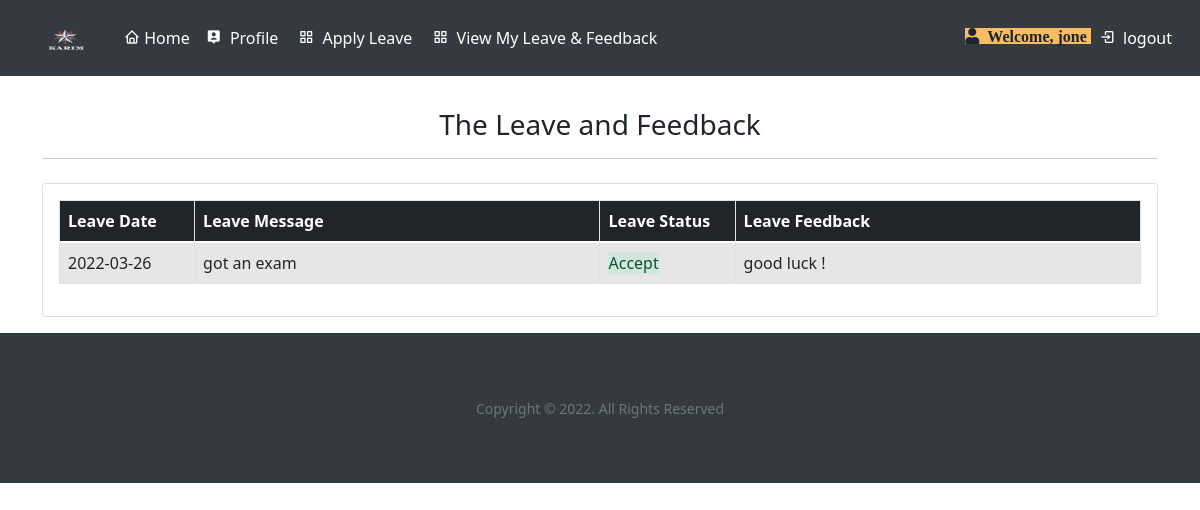
Screenshot of /all_leave/ (signed in) with the database file from the repository.
### DjangoApp/models.py (models this page shows, shortened)
class leaveReport(models.Model):
    customer=models.ForeignKey(Customer, on_delete=models.CASCADE,null=True)
    leave_date=models.CharField(max_length=255)
    leave_message=models.TextField()
    leave_reply=models.TextField(default='null')
    leave_status=models.CharField(max_length=50, default="pending")
    created_date=models.DateTimeField(auto_now_add=True)
    updated_date=models.DateTimeField(auto_now_add=True)

### DjangoApp/views.py (the view)
# urls.py: path('all_leave/', views.allLeave, name='all_leave'),
def allLeave(request):
    if not request.user.is_authenticated:
        messages.error(request, 'You must log in')
        return redirect('login')
    customer=Customer.objects.get(user=request.user.id)
    leave_report=leaveReport.objects.filter(customer=customer)
    context={'leave_report':leave_report}
    return render(request, 'DjangoApp/all_leave.html', context)

### DjangoApp/templates/DjangoApp/all_leave.html (shortened to what this page needs)
{% extends 'DjangoApp/base.html' %}
{% load static %}
{% block body %}
	<div class="container mt-2">
		<h3 style="text-align:center; "> The Leave and Feedback </h3>
          	<hr class="intro-divider">
            <div class="row">
                <div class="col mt-2">
                    <div class="card card-body">
                        <div class="center">
                            <div style="overflow-x:auto;">
                              <table id="data" class="table table-hover table-striped table-bordered pt-2 ">
                                <thead class="bg-dark text-white">
                                    <th width="10%"> Leave Date </th>
                                    <th width="30%"> Leave Message </th>
                                    <th width="10%"> Leave Status </th>
                                    <th width="30%"> Leave Feedback </th>
                                </thead>
                              {% for row in leave_report %}
                                <tr>
                                  <td> {{row.leave_date}} </td>
                                  <td> {{row.leave_message}} </td>
                                  <td>
                                       {% if row.leave_status == "Accept" %}
                                        <span class="alert-success ">Accept</span>
                                        <td> {{row.leave_reply}} </td>
                                        {% elif row.leave_status == "Reject" %}
                                        <span class=" alert-danger">Reject</span>
                                        <td> {{row.leave_reply}} </td>
                                        {% else %}
                                       <b>
                                        <span class="alert-warning">Pending</span>
                                       </b>
                                        <td style="background-color: burlywood;"> Waiting for admin response... </td>
                                        {% endif %}
                                 </td>
                                </tr>
                                {% endfor %}
                              </table>
                            </div>
                        </div>
                    </div>
                </div>
            </div>
	</div>
{% endblock body %}

### DjangoApp/templates/DjangoApp/base.html (shortened to what this page needs)
{% load static %}
<!DOCTYPE html>
<html lang="en">
<head>
  <link rel="stylesheet" href="{% static '/css/main.css' %}" />
  <link rel="stylesheet" href="https://stackpath.bootstrapcdn.com/bootstrap/4.3.1/css/bootstrap.min.css">
  <link href="https://cdn.jsdelivr.net/npm/bootstrap@5.0.0-beta2/dist/css/bootstrap.min.css" rel="stylesheet"
 />
  <link href="https://cdn.jsdelivr.net/npm/boxicons@2.0.5/css/boxicons.min.css" rel="stylesheet" />
  <link rel="stylesheet" type="text/css" href="https://cdn.datatables.net/v/dt/dt-1.11.3/datatables.min.css"/>
  <link rel="stylesheet" href="https://use.fontawesome.com/releases/v5.6.1/css/all.css">
</head>
<body>
  <nav class="navbar navbar-expand-lg navbar-dark" style="background-color: #343a40;">
    <a href="#">
      <img class="img-container" src= "{% static '/images/logo.png' %}">
    </a>
    <div class="collapse navbar-collapse" id="collapsibleNavId">
      <ul class="navbar-nav mr-auto mt-2 mt-lg-0">
        <li class="nav-item active">
          <a href="/" class="nav-link text-white">
            <i class="bx bx-home"></i>
             Home <span class="sr-only">(current)</span>
            </a>
        </li>
        {% if user.is_authenticated %}
          {% if user.is_staff %}
          <li class="nav-item dropdown mt-1">
            <a class="nav-link dropdown-toggle text-white bx bxs-dashboard" href="#" id="dropdownId" data-toggle="dropdown" aria-haspopup="true" aria-expanded="false">
              <span class="mx-0">Dashborad</span>
              </a>
            <div class="dropdown-menu" aria-labelledby="dropdownId">
              <a class="dropdown-item" href="{% url 'dashboard' %}">Dashborad</a>
              <a class="dropdown-item" href="{% url 'all_user' %}">Users</a>
              <a class="dropdown-item" href="{% url 'new_leave' %}">New leaves</a>
            </div>
          </li>
        {% else %}
        <li>
          <a href="{% url 'user_profile' %}" class="nav-link text-white">
            <i class="bx bxs-user-pin"></i>
            <span class="mx-1">Profile</span>
           </a>
        </li>
        <li>
          <a href="{% url 'apply_leave' %}" class="nav-link text-white">
            <i class="bx bx-grid-alt"></i>
            <span class="mx-1">Apply Leave</span>
          </a>
        </li>
        <li>
          <a href="{% url 'all_leave' %}" class="nav-link text-white">
            <i class="bx bx-grid-alt"></i>
            <span class="mx-1">View My Leave & Feedback</span>
          </a>
        </li>
        {% endif %}
        {% endif %}
      </ul>
      <ul class="navbar-nav ml-auto mt-2 mt-lg-0">
        {% if user.is_authenticated %}
      <li>
        <i class="fa fa-user" style="margin-top: 10px; background-color: rgb(245, 187, 101);">
          <span class="mx-1"> Welcome, {{request.user.first_name}} </span>
        </i>
      </li>
        <li>
          <a href="{% url 'logout' %}" class="nav-link text-white">
            <i class="bx bx-log-in"></i>
            <span class="mx-1">logout</span>
          </a>
        </li>
        {% endif %}
      </ul>
    </div>
  </nav>
    <div class="container-fluid">
      {% block body %}{% endblock body %}
    </div>
    <footer style="background-color:#343a40;">
      <hr>
      <div class="container">
          <div class="footer-copyright text-center py-5">
              <p class="copyright text-muted small">Copyright © 2022. All Rights Reserved</p>
          </div>
      </div>
    </footer>
</body>
</html>

### DjangoApp/static/css/main.css (style rules this page uses)
* { margin: 0; padding: 0; box-sizing: border-box; }
body { min-height: 100vh; background-color: #fff; }

### DjangoApp/templates/DjangoApp/base.html (style rules this page uses)
.img-container { height: 60px; width: 100px; }

### rows the page displays
leaveReport: leave_date "2022-03-26", leave_message "got an exam", leave_reply "good luck !"

### other values shown
{{ request.user.first_name }} "jone"
